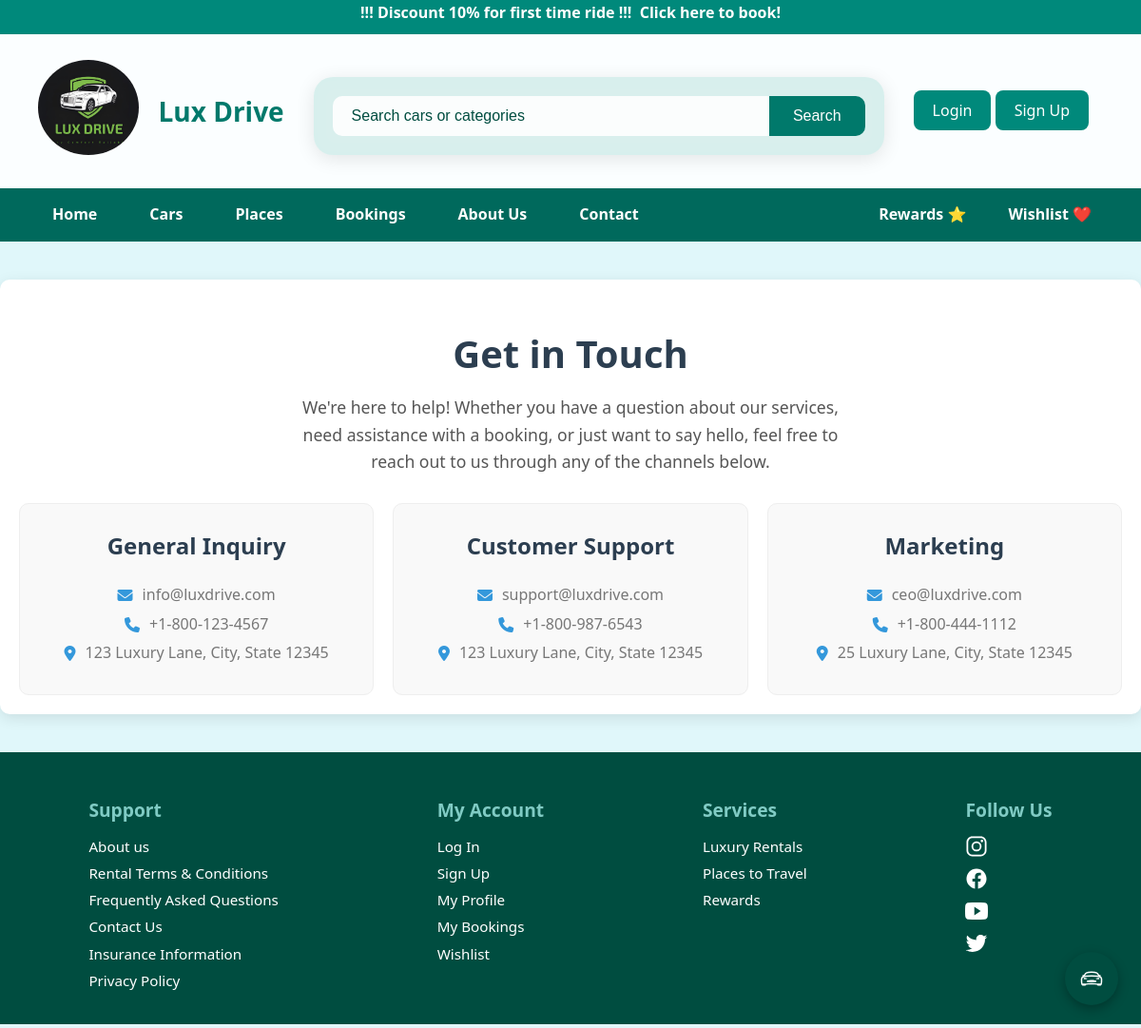
The page /contact.php on the database its author committed.
### tables this page shows
CREATE TABLE `logo` (
  `name` varchar(255) NOT NULL,
  `image` varchar(255) NOT NULL
);

CREATE TABLE `contact_details` (
  `id` int(11) NOT NULL,
  `contact_type` varchar(255) NOT NULL,
  `email` varchar(255) DEFAULT NULL,
  `phone_number` varchar(50) DEFAULT NULL,
  `address` text DEFAULT NULL,
  `status` varchar(50) NOT NULL,
  `created_at` timestamp NOT NULL DEFAULT current_timestamp(),
  `updated_at` timestamp NOT NULL DEFAULT current_timestamp() ON UPDATE current_timestamp()
);

### contact.php (the view, shortened to what this page needs)
<?php
require_once 'dbconnect.php';
try {
    $stmt = $pdo->prepare("SELECT contact_type, email, phone_number, address FROM contact_details WHERE status = 'active' ORDER BY id ASC");
    $stmt->execute();
    $contacts = $stmt->fetchAll(PDO::FETCH_ASSOC);
} catch (PDOException $e) {
    error_log("Database error: " . $e->getMessage());
    $contacts = [];
    $error = "Unable to load contact information at this time. Please try again later.";
}
?>
<!DOCTYPE html>
<html lang="en">
<head>
    <link rel="stylesheet" href="https://cdnjs.cloudflare.com/ajax/libs/font-awesome/6.4.0/css/all.min.css">
</head>
<body>
    <?php require_once 'header.php'; ?>
    <div class="container">
        <div class="header">
            <h1>Get in Touch</h1>
            <p>
                We're here to help! Whether you have a question about our services, need assistance with a booking, or just want to say hello, feel free to reach out to us through any of the channels below.
            </p>
        </div>
        <?php if (isset($error)): ?>
            <p class="error-message"><?= htmlspecialchars($error); ?></p>
        <?php elseif (!empty($contacts)): ?>
            <div class="contact-grid">
                <?php foreach ($contacts as $contact): ?>
                    <div class="contact-card">
                        <h2><?= htmlspecialchars($contact['contact_type']); ?></h2>
                        <?php if (!empty($contact['email'])): ?>
                            <p><i class="fas fa-envelope"></i> <?= htmlspecialchars($contact['email']); ?></p>
                        <?php endif; ?>
                        <?php if (!empty($contact['phone_number'])): ?>
                            <p><i class="fas fa-phone"></i> <?= htmlspecialchars($contact['phone_number']); ?></p>
                        <?php endif; ?>
                        <?php if (!empty($contact['address'])): ?>
                            <p><i class="fas fa-map-marker-alt"></i> <?= nl2br(htmlspecialchars($contact['address'])); ?></p>
                        <?php endif; ?>
                    </div>
                <?php endforeach; ?>
            </div>
        <?php else: ?>
            <p class="error-message">No contact information is available at this time.</p>
        <?php endif; ?>
    </div>
    <?php require_once 'footer.php'; ?>
</body>
</html>

### header.php (shortened to what this page needs)
<?php
require_once 'dbconnect.php';
$logo_name = 'Lux Drive';
$logo_image = '';
try {
    $stmt_logo = $pdo->prepare("SELECT name, image FROM logo LIMIT 1");
    $stmt_logo->execute();
    $db_logo = $stmt_logo->fetch(PDO::FETCH_ASSOC);
    if ($db_logo) {
        $logo_name = htmlspecialchars($db_logo['name']);
        $logo_image = htmlspecialchars($db_logo['image']);
    }
} catch (PDOException $e) {
    error_log("Database error fetching logo: " . $e->getMessage());
}
?>
<!DOCTYPE html>
<html lang="en">
<head>
    <link rel="stylesheet" href="css/header.css">
</head>
<body>
    <div class="fixed-top">
        <div class="discount1">
            <p style="text-align: center; padding-top: 0.4%;">
                !!! Discount 10% for first time ride !!!
                <a href="rentcars.php" style="text-decoration: none; color: white;">&nbsp;Click here to book!</a>
            </p>
        </div>
        <div class="header1">
            <div class="logo-area1">
                <a href="homepage.php" style="text-decoration: none;">
                    <img src="<?php echo $logo_image; ?>" alt="<?php echo $logo_name; ?>" class="logo-img">
                </a>
                <a href="homepage.php" style="text-decoration: none;">
                    <h1><?php echo $logo_name; ?></h1>
                </a>
            </div>
            <form action="rentcars.php" method="GET" class="search-box1">
                <input type="text" name="search_query" placeholder="Search cars or categories">
                <button type="submit">Search</button>
            </form>
            <div class="admin-btn-container1">
                <?php if (!empty($_SESSION['user_id'])): ?>
                    <?php if (isset($_SESSION['role']) && $_SESSION['role'] === 'admin'): ?>
                        <a href="admin_dashboard.php" class="btn admin-btn">Admin Dashboard</a>
                    <?php endif; ?>
            </div>
            <div class="auth-area1">
                <div class="user-profile-container">
                    <a href="user_profile.php" title="My Profile">
                        <?php if (!empty($_SESSION['profile_picture'])): ?>
                            <img src="<?php echo htmlspecialchars($_SESSION['profile_picture']); ?>" alt="Profile" class="profile-pic">
                        <?php else: ?>
                            <ion-icon name="person-circle-outline" class="profile-icon"></ion-icon>
                        <?php endif; ?>
                    </a>
                    <?php if (!empty($_SESSION['user_name'])): ?>
                        <span class="user-name"><?php echo htmlspecialchars($_SESSION['user_name']); ?></span>
                    <?php endif; ?>
                </div>
            <?php else: ?>
                <a href="login.php" class="login-btn">Login</a>
                <a href="signup.php" class="Signup-btn">Sign Up</a>
            <?php endif; ?>
            </div>
        </div>
        <nav>
            <ul>
                <li><a href="homepage.php">Home</a></li>
                <li><a href="rentcars.php">Cars</a>
                </li>
                <li class="places-dropdown-parent">Places
                </li>
                <li><a href="booking_history.php">Bookings</a></li>
                <li><a href="about_us.php">About Us</a></li>
                <li><a href="contact.php">Contact</a></li>
            </ul>
            <div class="nav-right">
                <a href="rewards.php" title="Rewards">Rewards ⭐</a>
                <a href="wishlist.php" title="Wishlist">Wishlist ❤️</a>
            </div>
        </nav>
    </div>
</body>
</html>

### css/header.css (style rules this page uses)
body { margin: 0; font-family: "Segoe UI", sans-serif; background: #e0f7fa; }
.discount1 { background-color: #00897b; color: #fff; font-weight: bold; height: 30px; padding-bottom: 10px; margin-top: -20px; }
.header1 { display: flex; justify-content: space-between; align-items: center; padding: 15px 40px; background: rgba(255, 255, 255, 0.85); backdrop-filter: blur(5px); }
.logo-area1 { display: flex; align-items: center; cursor: pointer; border-radius: 50%; }
.logo-area1 img { height: 100px; margin-right: 10px; border-radius: 50%; border: #00bfa5; }
.logo-area1 h1 { font-size: 28px; color: #00796b; margin-left: 10px; }
.search-box1 { width: 50%; margin: 30px auto 20px auto; display: flex; justify-content: center; align-items: center; backdrop-filter: blur(10px); background: rgba(0, 150, 136, 0.15); padding: 20px; border-radius: 20px; box-shadow: 0 4px 20px rgba(0, 0, 0, 0.1); }
.search-box1 input { flex: 1; padding: 12px 20px; font-size: 16px; border: none; border-radius: 10px 0 0 10px; outline: none; background: rgba(255, 255, 255, 0.9); color: #00796b; }
.search-box1 input::placeholder { color: #004d40; }
.search-box1 button { padding: 12px 25px; font-size: 16px; border: none; border-radius: 0 10px 10px 0; background-color: #00796b; color: white; cursor: pointer; transition: background 0.3s ease; }
.login-btn { padding: 10px 20px; background: #00897b; color: white; border-radius: 8px; text-decoration: none; transition: background 0.3s; }
.Signup-btn { padding: 10px 20px; background: #00897b; color: white; border-radius: 8px; text-decoration: none; transition: background 0.3s; }
.admin-btn-container1 { position: relative; margin-right: 15px; }
nav { background: #00695c; display: flex; justify-content: space-between; align-items: center; padding: 0 40px; position: relative; }
nav ul { list-style: none; padding: 0; margin: 0; display: flex; gap: 25px; }
nav li { position: relative; padding: 15px 15px; color: white; cursor: pointer; font-weight: 600; }
nav li a { text-decoration: none; color: white; }
.nav-right { display: flex; align-items: center; gap: 20px; }
.nav-right a, .nav-right button { color: white; background: transparent; border: none; cursor: pointer; font-weight: 600; text-decoration: none; position: relative; display: flex; align-items: center; gap: 8px; font-size: 16px; padding: 8px 12px; border-radius: 6px; transition: background 0.3s ease; }

### css/footer.css (style rules this page uses)
body { margin: 0; font-family: "Segoe UI", sans-serif; background: #e0f7fa; }

### contact.php (style rules this page uses)
body { font-family: 'Arial', sans-serif; background-color: #f4f4f4; color: #333; line-height: 1.6; margin: 0; padding: 0; }
.container { max-width: 1200px; margin: 40px auto; padding: 20px; background: #fff; border-radius: 10px; box-shadow: 0 4px 15px rgba(0, 0, 0, 0.1); }
.header { text-align: center; margin-bottom: 30px; }
.header h1 { color: #2c3e50; font-size: 2.5em; margin-bottom: 10px; }
.header p { font-size: 1.1em; color: #555; max-width: 600px; margin: 0 auto; }
.contact-grid { display: grid; grid-template-columns: repeat(3, 1fr); gap: 20px; }
.contact-card { background-color: #f9f9f9; padding: 25px; border-radius: 10px; border: 1px solid #eee; text-align: center; transition: transform 0.3s ease, box-shadow 0.3s ease; width: 100%; box-sizing: border-box; }
.contact-card h2 { margin-top: 0; color: #2c3e50; font-size: 1.5em; }
.contact-card p { margin: 5px 0; font-size: 1em; color: #777; display: flex; align-items: center; justify-content: center; }
.contact-card p i { margin-right: 10px; color: #3498db; }

### rows shown on the page
logo: image (picture), name "Lux Drive"
contact_details: contact_type "General Inquiry", email "info@luxdrive.com", phone_number "+1-800-123-4567", address "123 Luxury Lane, City, State 12345"
contact_details: contact_type "Customer Support", email "support@luxdrive.com", phone_number "+1-800-987-6543", address "123 Luxury Lane, City, State 12345"
contact_details: contact_type "Marketing", email "ceo@luxdrive.com", phone_number "+1-800-444-1112", address "25 Luxury Lane, City, State 12345"
